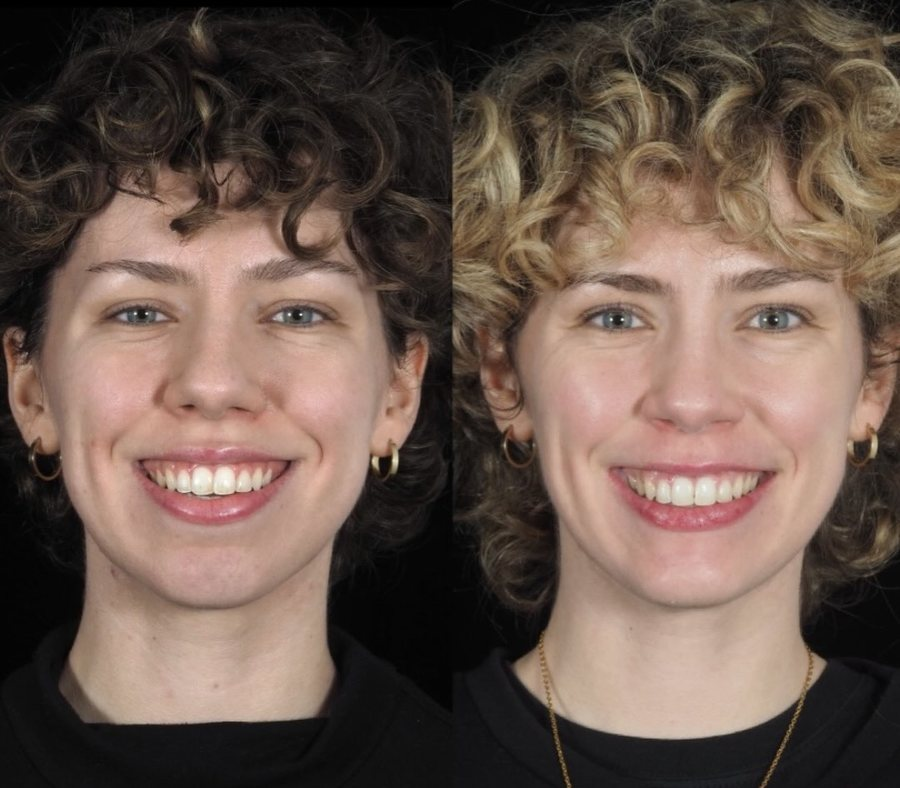
#> input picture assets/casos/caso1-frente.jpg, 900 x 788 px, given in place of f1b0d327-FullSizeRender.jpeg, which was not available
$ python procesar-imagenes.py
#> lines starting #> are read from the running program, lines starting #| are printed output that depends on the picture; after the words box and inside, x2 and y2 are one past the last pixel; in counts of white or black regions, pixels touching at a corner belong together; pictures that were not available may be replaced by others from this repository, and a replacement may not be noted
"""
Prepara las imágenes de la web a partir de los originales.

  1. Retrato: detecta el círculo de la foto de perfil, lo recorta y lo guarda
     como WebP con fondo transparente.
  2. Casos: recorta la cabecera y la interfaz de Instagram de las capturas
     antes/después y deja sólo el par de fotos.

Uso:  pip install pillow numpy && python3 herramientas/procesar-imagenes.py
Ajustá U (carpeta de originales) y OUT (carpeta assets/) antes de correrlo.
"""
from PIL import Image, ImageDraw
import numpy as np

U = '/root/.claude/uploads/16de03f9-2c04-5cf7-81bf-7660cc35b681/'
OUT = '/home/user/mi-primer-proyecto/assets/'

# ---------- 1. Retrato circular ----------
im = Image.open(U+'f1b0d327-FullSizeRender.jpeg').convert('RGB')
#> im is the input picture: PIL image 900x788 RGB; mean R, G, B 104.9, 85.9, 76.1
a = np.asarray(im).astype(int)
bg = a[5, 5]
#> bg = [0, 0, 0]
dif = (np.abs(a - bg).sum(2) > 40)
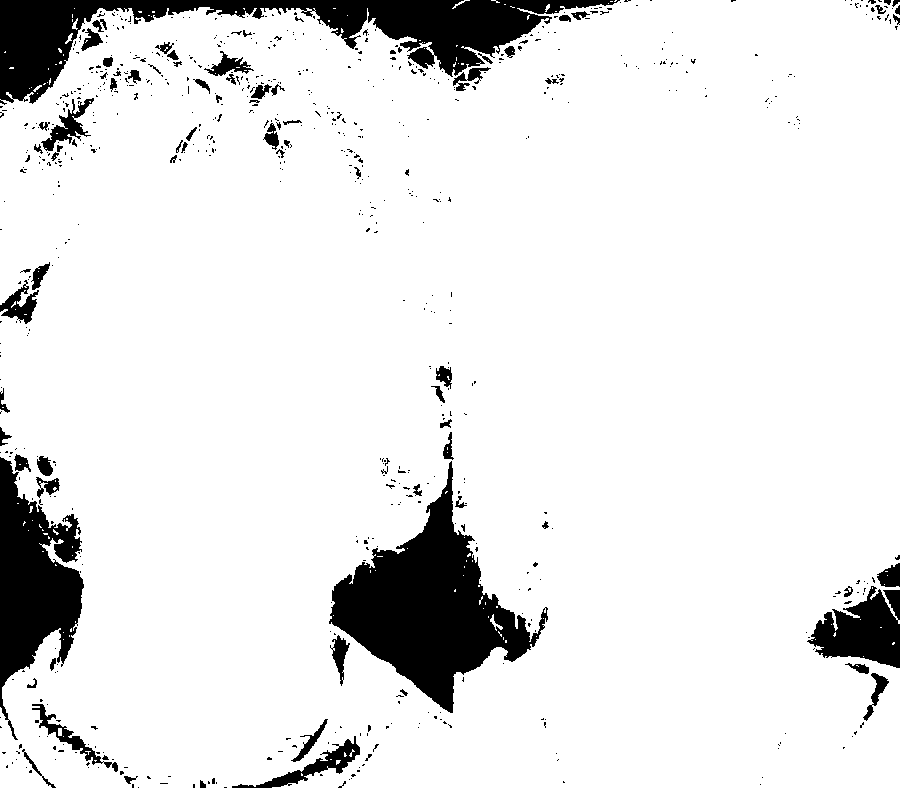
#> dif: shape (788, 900) bool; 90% white; 721 black regions (636 under 20 px), largest, box (x1, y1, x2, y2) and area: (329, 461, 548, 713) 21017, (0, 0, 620, 105) 20233, (0, 457, 84, 740) 11880
ys, xs = np.where(dif)
x0, y0, x1, y1 = xs.min(), ys.min(), xs.max()+1, ys.max()+1
#> x0 = 0; y0 = 0; x1 = 900; y1 = 788
lado = min(x1-x0, y1-y0)
#> lado = 788
cx, cy = (x0+x1)//2, (y0+y1)//2
#> cx = 450; cy = 394
caja = (cx-lado//2, cy-lado//2, cx+lado//2, cy+lado//2)
#> caja = (56, 0, 844, 788)
rec = im.crop(caja).resize((760, 760), Image.LANCZOS)

# máscara circular con borde suave (4x para antialias)
S = 760
m = Image.new('L', (S*4, S*4), 0)
#> m: PIL image 3040x3040 L; every value is 0
ImageDraw.Draw(m).ellipse((0, 0, S*4-1, S*4-1), fill=255)
#> m: PIL image 3040x3040 L; 78.5% white; 4 black regions, box (x1, y1, x2, y2) and area: (0, 0, 1481, 1481) 495921, (1559, 0, 3040, 1481) 495921, (0, 1559, 1481, 3040) 495921, (1559, 1559, 3040, 3040) 495921
m = m.resize((S, S), Image.LANCZOS)
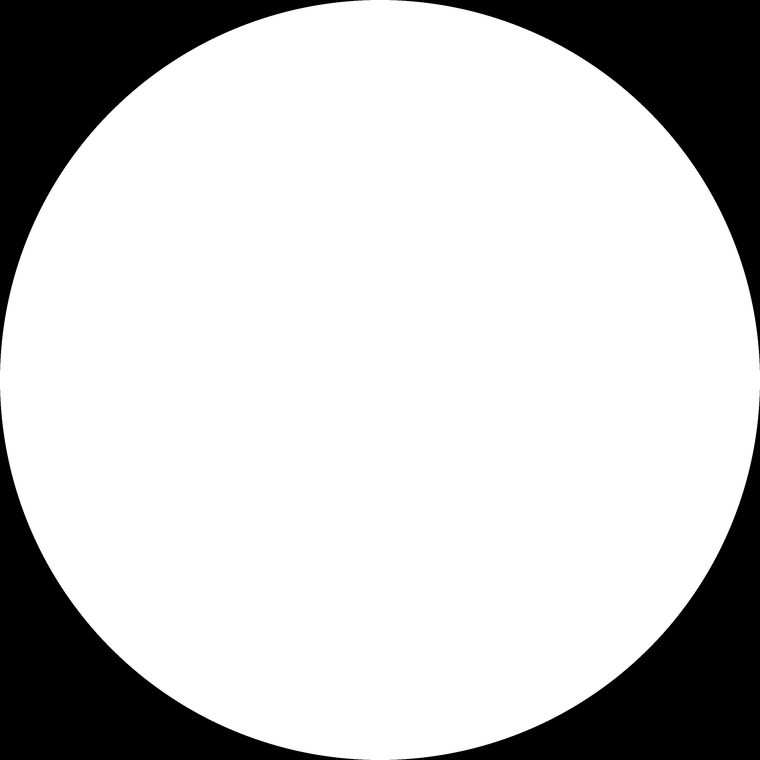
#> m: PIL image 760x760 L; min 0, max 255, mean 200.3
ret = rec.convert('RGBA'); ret.putalpha(m)
#> after `ret.putalpha(m)`:
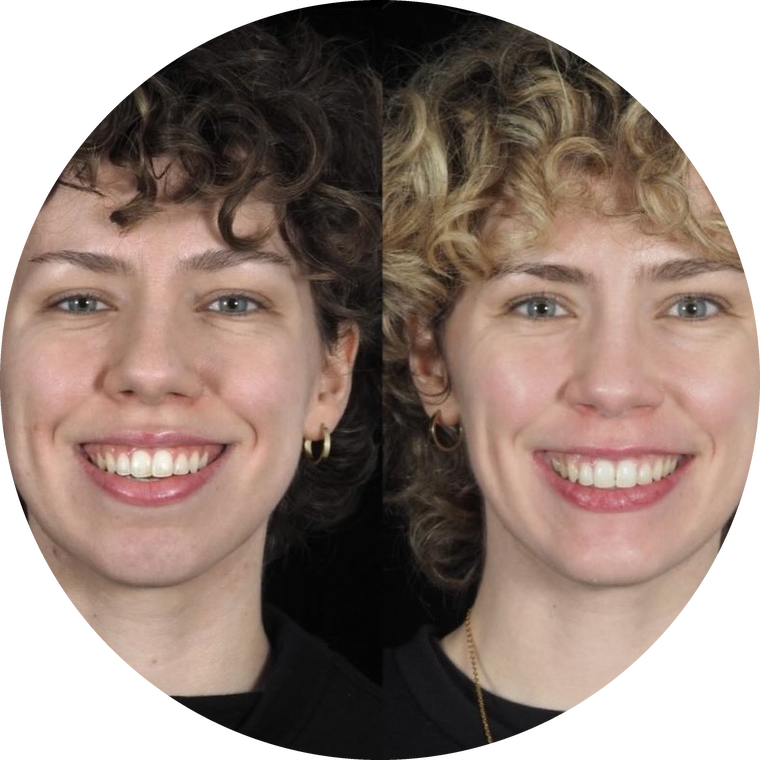
#> ret: PIL image 760x760 RGBA; mean R, G, B, A 111.7, 91.4, 81.3, 200.3; transparent parts drawn white
ret.save(OUT+'uriel.webp', 'WEBP', quality=88, method=6)
print('uriel.webp', ret.size, round(len(open(OUT+'uriel.webp','rb').read())/1024), 'KB · recorte', caja)
#| uriel.webp (760, 760) 53 KB · recorte (56, 0, 844, 788)

# ---------- 2. Casos antes/después ----------
casos = [
    ('6e969d17-IMG_1107.jpeg', 'caso1-frente'),
    ('ecd1b164-IMG_1106.jpeg', 'caso1-tres-cuartos'),
    ('6b7d0ffa-IMG_1108.jpeg', 'caso1-perfil'),
]
for archivo, nombre in casos:
    im = Image.open(U+archivo).convert('RGB')
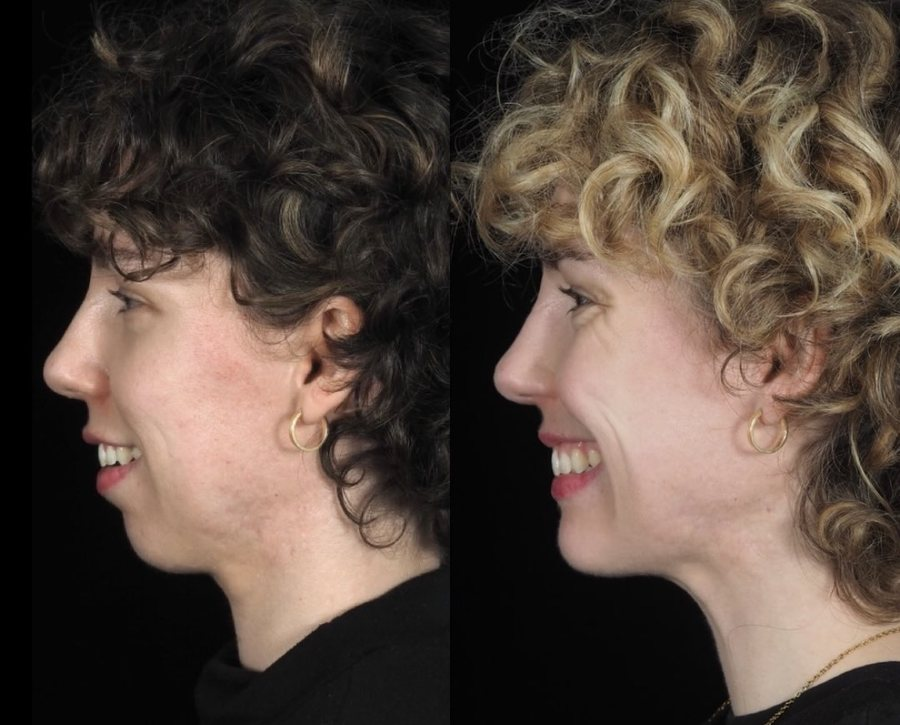
#> input picture assets/casos/caso1-perfil.jpg, 900 x 725 px, given in place of 6e969d17-IMG_1107.jpeg, which was not available
#> im is the input picture: PIL image 900x725 RGB; mean R, G, B 83.7, 69.4, 60.5
    g = np.asarray(im.convert('L')).astype(float)
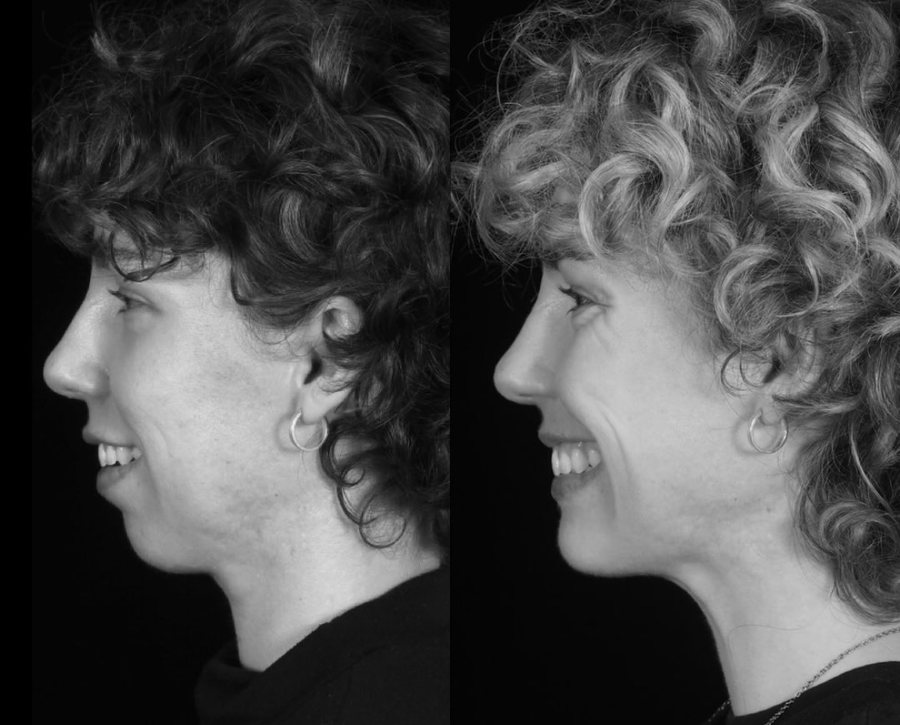
#> g: shape (725, 900) float64; min 0, max 239, mean 72.7
    H, W = g.shape
#> H = 725; W = 900

    # arriba: primera fila (bajo la cabecera) con contenido fotográfico sostenido
    top = 240
    for y in range(240, H//2):
        if np.percentile(g[y], 90) > 45 and np.percentile(g[y+15], 90) > 45:
            top = y; break

    # abajo: el botón de silencio de Instagram vive en la esquina inferior derecha
    bot = H
#> bot = 725
    esq = g[H-260:, int(W*0.82):]
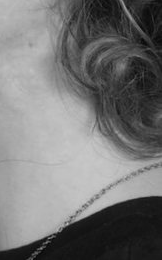
#> esq: shape (260, 162) float64; min 5, max 200, mean 117
    filas = np.percentile(esq, 97, axis=1)
#> filas = 260 values, max 198 at index 156, min 31.68 at index 256, mean 179.3
    idx = np.where(filas > 33)[0]
#> idx = 258 values from 0 to 259
    if len(idx):
        bot = H - 260 + idx.min() - 12
#> bot = 453

    rec = im.crop((0, top, W, bot))
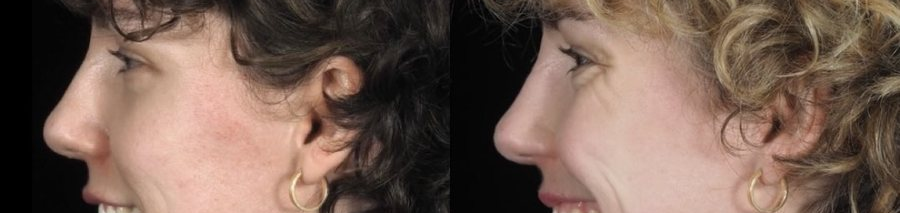
#> rec: PIL image 900x213 RGB; mean R, G, B 116.2, 93.5, 82.2
    w, h = rec.size
#> w = 900; h = 213
    rec = rec.resize((900, round(900*h/w)), Image.LANCZOS)
    rec.save(OUT+'casos/'+nombre+'.jpg', 'JPEG', quality=84, optimize=True, progressive=True)
    kb = round(len(open(OUT+'casos/'+nombre+'.jpg','rb').read())/1024)
    print(f'{nombre}.jpg  {rec.size}  {kb} KB   (recorte y {top}→{bot} de {H})')
#| caso1-frente.jpg  (900, 213)  31 KB   (recorte y 240→453 de 725)
#> (the run stopped early here; a loop or call above may not have finished)
